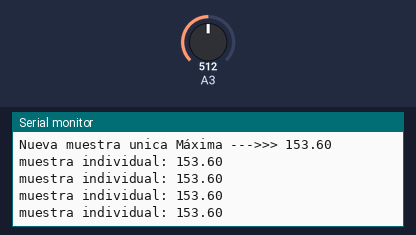
The sketch below on a simulated Arduino Mega 2560, built with avr-gcc and run on an emulated ATmega2560. Shown: the last lines printed to the serial monitor. The inputs (shaded band) are chosen by the test bench; at power-on: A3 = 512.

Above: at 1.2 s.
1.3 s: A3 set to 716
At 2.5 s:
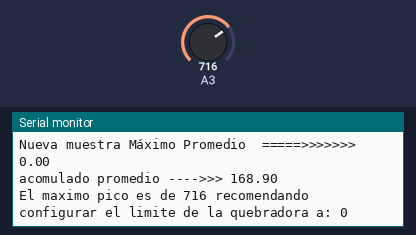
3.5 s: A3 set to 900
At 6.33 s:
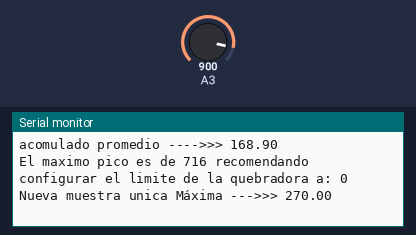
Timing chart, 0 to 7.8 s (numbered marks = the images above; inputs shaded):
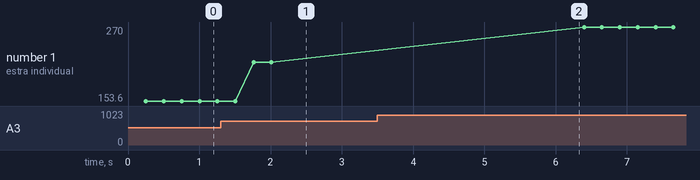

Measured:
- after the input at 1.3 s, the serial monitor: prints a new line after 0.23 s (image 1)
- after the input at 3.5 s, the serial monitor: prints a new line after 2.6 s (image 2)
- plotted number 1: 153.6 → 214.8 after the input at 1.3 s, 214.8 → 270 after the input at 3.5 s

The sketch:

Testeador.ino
```cpp
#include <Controllino.h>
//Puse varios print y println para que puedan hacer pruebas y entender mejor el funcionamiento
//Al momento de ya quedar en producción, eliminar todos los "Serial.println()" y "Serial.print()"


//variables flobales

  /* El primer numero de la siguiente operación significa lo amperes a los que se debe de detener el alimentador.
   *  Ejemplo, si se busca que el alimentador se pare al 87% de capacidad debe de estár 8.7/0.03 */
float detenerAlimentador = 8.7/0.03;
int muestras = 8; //cantidad de muestas a promediar
int espera = 250; // tiempo entre muestra y muestra
int preatasco = 4000; //milesimas de segundos que se debe de esperar antes de volver a intentar avanzar
int maximoPromedio = 0;
int maximoMuestra = 0;

void setup() {
  // put your setup code here, to run once:
  pinMode(CONTROLLINO_A3, INPUT);
  Serial.begin(9600);
}

void loop() {
  // put your main code here, to run repeatedly:
  float cargaPromedio = calculoMotor();
  Serial.println(cargaPromedio*0.3);
  Serial.print("El maximo pico es de ");
  Serial.print(maximoMuestra);
  Serial.print(" recomendando configurar el limite de la quebradora a: ");
  Serial.println(maximoPromedio);
  delay(preatasco);

}

//funcion separada para medir el esfuerzo del motor
float calculoMotor()
{
  float motorCarga = 0;
  float acomulador = 0;
  for(int i=0;i<muestras;i++)
  {
    motorCarga = analogRead(CONTROLLINO_A3);
    if (motorCarga > maximoMuestra){
      maximoMuestra = motorCarga;
      Serial.print("Nueva muestra unica Máxima --->>> ");
      Serial.println(maximoMuestra*0.3);
    }
    acomulador = acomulador + motorCarga;
    delay(espera);
    Serial.print("muestra individual: ");
    Serial.println(motorCarga*0.3);
  }
  acomulador = acomulador/muestras;
  if (acomulador > maximoPromedio){
    maximoPromedio = maximoPromedio;
    Serial.print("Nueva muestra Máximo Promedio  =====>>>>>>> ");
    Serial.println(maximoPromedio*0.3);
  }
  Serial.print("acomulado promedio ---->>> ");
  return(acomulador);
}

/* Si el controllino se maneja en 24V cada punto en el input es igual a "1 digit = 0,03V (30,0mV)"
*/
```
